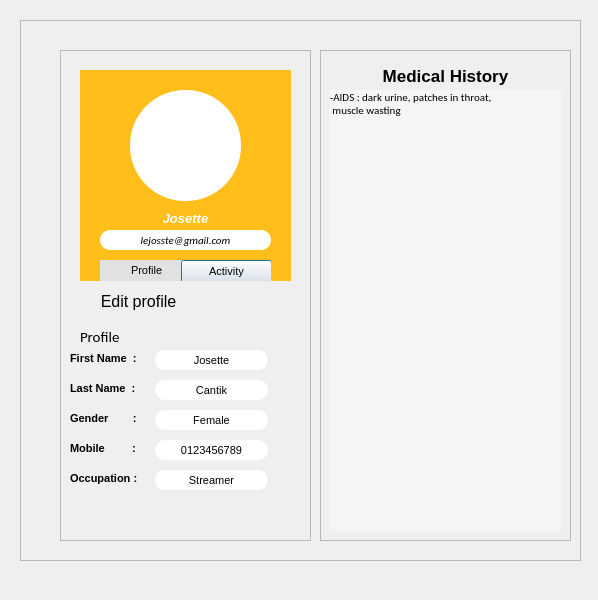
<?xml version="1.0" encoding="UTF-8"?>
<ui version="4.0">
 <class>Dialog</class>
 <widget class="QDialog" name="Dialog">
  <property name="geometry">
   <rect>
    <x>0</x>
    <y>0</y>
    <width>598</width>
    <height>600</height>
   </rect>
  </property>
  <property name="font">
   <font>
    <pointsize>12</pointsize>
   </font>
  </property>
  <property name="windowTitle">
   <string>Dialog</string>
  </property>
  <widget class="QFrame" name="frame">
   <property name="geometry">
    <rect>
     <x>20</x>
     <y>20</y>
     <width>561</width>
     <height>541</height>
    </rect>
   </property>
   <property name="frameShape">
    <enum>QFrame::StyledPanel</enum>
   </property>
   <property name="frameShadow">
    <enum>QFrame::Raised</enum>
   </property>
   <widget class="QLabel" name="background_2">
    <property name="geometry">
     <rect>
      <x>20</x>
      <y>10</y>
      <width>531</width>
      <height>571</height>
     </rect>
    </property>
    <property name="styleSheet">
     <string notr="true">border-radius: 20px;</string>
    </property>
    <property name="text">
     <string/>
    </property>
    <property name="pixmap">
     <pixmap resource="background.qrc">:/back/peakpx.jpg</pixmap>
    </property>
    <property name="scaledContents">
     <bool>true</bool>
    </property>
   </widget>
   <widget class="QFrame" name="profile_frame">
    <property name="geometry">
     <rect>
      <x>40</x>
      <y>30</y>
      <width>251</width>
      <height>491</height>
     </rect>
    </property>
    <property name="frameShape">
     <enum>QFrame::StyledPanel</enum>
    </property>
    <property name="frameShadow">
     <enum>QFrame::Raised</enum>
    </property>
    <widget class="QLabel" name="yellowbg">
     <property name="geometry">
      <rect>
       <x>20</x>
       <y>20</y>
       <width>211</width>
       <height>211</height>
      </rect>
     </property>
     <property name="styleSheet">
      <string notr="true">background-color: rgb(255, 190, 26);</string>
     </property>
     <property name="text">
      <string/>
     </property>
    </widget>
    <widget class="QLabel" name="profile_pic">
     <property name="geometry">
      <rect>
       <x>70</x>
       <y>40</y>
       <width>111</width>
       <height>111</height>
      </rect>
     </property>
     <property name="baseSize">
      <size>
       <width>0</width>
       <height>0</height>
      </size>
     </property>
     <property name="autoFillBackground">
      <bool>false</bool>
     </property>
     <property name="styleSheet">
      <string notr="true">border-radius: 55px;
border-image: url(:/back/Screenshot_2023-12-30-22-21-52-820_com.instagram.android.jpg);
background-color: rgb(255, 255, 255);

</string>
     </property>
     <property name="frameShape">
      <enum>QFrame::NoFrame</enum>
     </property>
     <property name="frameShadow">
      <enum>QFrame::Plain</enum>
     </property>
     <property name="text">
      <string/>
     </property>
     <property name="scaledContents">
      <bool>true</bool>
     </property>
     <property name="alignment">
      <set>Qt::AlignCenter</set>
     </property>
     <property name="wordWrap">
      <bool>false</bool>
     </property>
    </widget>
    <widget class="QLabel" name="name_on_p">
     <property name="geometry">
      <rect>
       <x>90</x>
       <y>160</y>
       <width>71</width>
       <height>16</height>
      </rect>
     </property>
     <property name="font">
      <font>
       <pointsize>10</pointsize>
       <weight>75</weight>
       <italic>true</italic>
       <bold>true</bold>
      </font>
     </property>
     <property name="styleSheet">
      <string notr="true">color: rgb(255, 255, 255)</string>
     </property>
     <property name="text">
      <string>Josette</string>
     </property>
     <property name="alignment">
      <set>Qt::AlignCenter</set>
     </property>
    </widget>
    <widget class="QFrame" name="frame_4">
     <property name="geometry">
      <rect>
       <x>40</x>
       <y>210</y>
       <width>171</width>
       <height>21</height>
      </rect>
     </property>
     <property name="frameShape">
      <enum>QFrame::StyledPanel</enum>
     </property>
     <property name="frameShadow">
      <enum>QFrame::Raised</enum>
     </property>
     <widget class="QLabel" name="profile_logo">
      <property name="geometry">
       <rect>
        <x>0</x>
        <y>0</y>
        <width>31</width>
        <height>21</height>
       </rect>
      </property>
      <property name="styleSheet">
       <string notr="true">image: url(:/logo/pngegg.png);
background-color: rgb(225, 225, 225);</string>
      </property>
      <property name="text">
       <string/>
      </property>
     </widget>
     <widget class="QLabel" name="profile_label">
      <property name="geometry">
       <rect>
        <x>31</x>
        <y>0</y>
        <width>51</width>
        <height>21</height>
       </rect>
      </property>
      <property name="font">
       <font>
        <pointsize>8</pointsize>
       </font>
      </property>
      <property name="styleSheet">
       <string notr="true">
background-color: rgb(225, 225, 225);</string>
      </property>
      <property name="text">
       <string>Profile</string>
      </property>
     </widget>
     <widget class="QPushButton" name="activity">
      <property name="geometry">
       <rect>
        <x>81</x>
        <y>0</y>
        <width>91</width>
        <height>23</height>
       </rect>
      </property>
      <property name="font">
       <font>
        <pointsize>8</pointsize>
        <weight>50</weight>
        <italic>false</italic>
        <bold>false</bold>
        <strikeout>false</strikeout>
        <stylestrategy>PreferAntialias</stylestrategy>
        <kerning>true</kerning>
       </font>
      </property>
      <property name="mouseTracking">
       <bool>true</bool>
      </property>
      <property name="text">
       <string>Activity</string>
      </property>
     </widget>
    </widget>
    <widget class="QLabel" name="profile_label2">
     <property name="geometry">
      <rect>
       <x>20</x>
       <y>280</y>
       <width>47</width>
       <height>13</height>
      </rect>
     </property>
     <property name="font">
      <font>
       <family>Calibri</family>
       <pointsize>11</pointsize>
       <weight>9</weight>
       <italic>false</italic>
       <bold>false</bold>
      </font>
     </property>
     <property name="styleSheet">
      <string notr="true">font: 75 11pt &quot;Calibri&quot;;
</string>
     </property>
     <property name="text">
      <string>Profile</string>
     </property>
    </widget>
    <widget class="QLabel" name="f_name_profile">
     <property name="geometry">
      <rect>
       <x>10</x>
       <y>300</y>
       <width>91</width>
       <height>16</height>
      </rect>
     </property>
     <property name="font">
      <font>
       <pointsize>8</pointsize>
       <weight>75</weight>
       <bold>true</bold>
      </font>
     </property>
     <property name="styleSheet">
      <string notr="true"/>
     </property>
     <property name="text">
      <string>First Name  :</string>
     </property>
    </widget>
    <widget class="QLabel" name="l_name_profile">
     <property name="geometry">
      <rect>
       <x>10</x>
       <y>330</y>
       <width>81</width>
       <height>16</height>
      </rect>
     </property>
     <property name="font">
      <font>
       <pointsize>8</pointsize>
       <weight>75</weight>
       <italic>false</italic>
       <bold>true</bold>
      </font>
     </property>
     <property name="text">
      <string>Last Name  :</string>
     </property>
    </widget>
    <widget class="QLabel" name="edit_logo">
     <property name="geometry">
      <rect>
       <x>15</x>
       <y>240</y>
       <width>31</width>
       <height>21</height>
      </rect>
     </property>
     <property name="styleSheet">
      <string notr="true">image: url(:/logo/edit.png);</string>
     </property>
     <property name="text">
      <string/>
     </property>
    </widget>
    <widget class="QPushButton" name="edit_profile">
     <property name="geometry">
      <rect>
       <x>41</x>
       <y>240</y>
       <width>75</width>
       <height>23</height>
      </rect>
     </property>
     <property name="styleSheet">
      <string notr="true">border-color: rgb(255, 255, 255);
background-color: rgb(250,0,0,0);
border-radius: 5px;
font: 8pt &quot;MS Shell Dlg 2&quot;;</string>
     </property>
     <property name="text">
      <string>Edit profile</string>
     </property>
    </widget>
    <widget class="QLabel" name="gender_label">
     <property name="geometry">
      <rect>
       <x>10</x>
       <y>360</y>
       <width>81</width>
       <height>16</height>
      </rect>
     </property>
     <property name="font">
      <font>
       <pointsize>8</pointsize>
       <weight>75</weight>
       <italic>false</italic>
       <bold>true</bold>
      </font>
     </property>
     <property name="text">
      <string>Gender        :</string>
     </property>
    </widget>
    <widget class="QLabel" name="mobile_label">
     <property name="geometry">
      <rect>
       <x>10</x>
       <y>390</y>
       <width>81</width>
       <height>16</height>
      </rect>
     </property>
     <property name="font">
      <font>
       <pointsize>8</pointsize>
       <weight>75</weight>
       <italic>false</italic>
       <bold>true</bold>
      </font>
     </property>
     <property name="text">
      <string>Mobile         :</string>
     </property>
    </widget>
    <widget class="QLabel" name="ocucupatio_label">
     <property name="geometry">
      <rect>
       <x>10</x>
       <y>420</y>
       <width>81</width>
       <height>16</height>
      </rect>
     </property>
     <property name="font">
      <font>
       <pointsize>8</pointsize>
       <weight>75</weight>
       <italic>false</italic>
       <bold>true</bold>
      </font>
     </property>
     <property name="text">
      <string>Occupation :</string>
     </property>
    </widget>
    <widget class="QLabel" name="email">
     <property name="geometry">
      <rect>
       <x>40</x>
       <y>180</y>
       <width>171</width>
       <height>20</height>
      </rect>
     </property>
     <property name="font">
      <font>
       <family>Calibri</family>
       <pointsize>8</pointsize>
       <weight>9</weight>
       <italic>true</italic>
       <bold>false</bold>
      </font>
     </property>
     <property name="styleSheet">
      <string notr="true">border-radius: 10px;
font: 75 italic 8pt &quot;Calibri&quot;;
background-color: rgb(255, 255, 255);</string>
     </property>
     <property name="text">
      <string>lejosste@gmail.com</string>
     </property>
     <property name="alignment">
      <set>Qt::AlignCenter</set>
     </property>
    </widget>
    <widget class="QLabel" name="f_name_label">
     <property name="geometry">
      <rect>
       <x>95</x>
       <y>300</y>
       <width>113</width>
       <height>20</height>
      </rect>
     </property>
     <property name="font">
      <font>
       <pointsize>8</pointsize>
      </font>
     </property>
     <property name="styleSheet">
      <string notr="true">border-radius: 10px;
background-color: rgb(255, 255, 255);</string>
     </property>
     <property name="text">
      <string>Josette</string>
     </property>
     <property name="alignment">
      <set>Qt::AlignCenter</set>
     </property>
    </widget>
    <widget class="QLabel" name="l_name_label">
     <property name="geometry">
      <rect>
       <x>95</x>
       <y>330</y>
       <width>113</width>
       <height>20</height>
      </rect>
     </property>
     <property name="font">
      <font>
       <pointsize>8</pointsize>
      </font>
     </property>
     <property name="styleSheet">
      <string notr="true">border-radius: 10px;
background-color: rgb(255, 255, 255);</string>
     </property>
     <property name="text">
      <string>Cantik</string>
     </property>
     <property name="alignment">
      <set>Qt::AlignCenter</set>
     </property>
    </widget>
    <widget class="QLabel" name="gender_label_3">
     <property name="geometry">
      <rect>
       <x>95</x>
       <y>360</y>
       <width>113</width>
       <height>20</height>
      </rect>
     </property>
     <property name="font">
      <font>
       <pointsize>8</pointsize>
      </font>
     </property>
     <property name="styleSheet">
      <string notr="true">border-radius: 10px;
background-color: rgb(255, 255, 255);</string>
     </property>
     <property name="text">
      <string>Female</string>
     </property>
     <property name="alignment">
      <set>Qt::AlignCenter</set>
     </property>
    </widget>
    <widget class="QLabel" name="mobile_label_3">
     <property name="geometry">
      <rect>
       <x>95</x>
       <y>390</y>
       <width>113</width>
       <height>20</height>
      </rect>
     </property>
     <property name="font">
      <font>
       <pointsize>8</pointsize>
      </font>
     </property>
     <property name="styleSheet">
      <string notr="true">border-radius: 10px;
background-color: rgb(255, 255, 255);</string>
     </property>
     <property name="text">
      <string>0123456789</string>
     </property>
     <property name="alignment">
      <set>Qt::AlignCenter</set>
     </property>
    </widget>
    <widget class="QLabel" name="occupation">
     <property name="geometry">
      <rect>
       <x>95</x>
       <y>420</y>
       <width>113</width>
       <height>20</height>
      </rect>
     </property>
     <property name="font">
      <font>
       <pointsize>8</pointsize>
      </font>
     </property>
     <property name="styleSheet">
      <string notr="true">border-radius: 10px;
background-color: rgb(255, 255, 255);</string>
     </property>
     <property name="text">
      <string>Streamer</string>
     </property>
     <property name="alignment">
      <set>Qt::AlignCenter</set>
     </property>
    </widget>
   </widget>
   <widget class="QFrame" name="history_frame">
    <property name="geometry">
     <rect>
      <x>300</x>
      <y>30</y>
      <width>251</width>
      <height>491</height>
     </rect>
    </property>
    <property name="frameShape">
     <enum>QFrame::StyledPanel</enum>
    </property>
    <property name="frameShadow">
     <enum>QFrame::Raised</enum>
    </property>
    <widget class="QLabel" name="label">
     <property name="geometry">
      <rect>
       <x>30</x>
       <y>0</y>
       <width>191</width>
       <height>51</height>
      </rect>
     </property>
     <property name="font">
      <font>
       <pointsize>13</pointsize>
       <weight>75</weight>
       <bold>true</bold>
      </font>
     </property>
     <property name="text">
      <string>Medical History</string>
     </property>
     <property name="alignment">
      <set>Qt::AlignCenter</set>
     </property>
    </widget>
    <widget class="QLabel" name="history_label">
     <property name="geometry">
      <rect>
       <x>10</x>
       <y>40</y>
       <width>231</width>
       <height>441</height>
      </rect>
     </property>
     <property name="font">
      <font>
       <family>Calibri</family>
       <pointsize>8</pointsize>
       <weight>50</weight>
       <italic>false</italic>
       <bold>false</bold>
      </font>
     </property>
     <property name="styleSheet">
      <string notr="true">
background-color: rgb(245, 245, 245);
</string>
     </property>
     <property name="text">
      <string>-AIDS : dark urine, patches in throat,
 muscle wasting</string>
     </property>
     <property name="alignment">
      <set>Qt::AlignLeading|Qt::AlignLeft|Qt::AlignTop</set>
     </property>
    </widget>
   </widget>
  </widget>
 </widget>
 <resources>
  <include location="background.qrc"/>
  <include location="logo.qrc"/>
 </resources>
 <connections/>
</ui>
